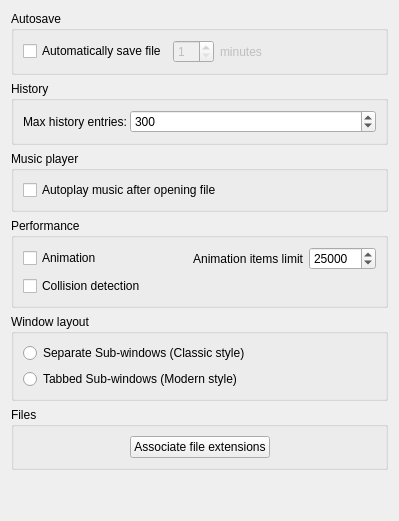
     <widget class="QWidget" name="tabMain">
      <attribute name="title">
       <string>Main</string>
      </attribute>
      <layout class="QVBoxLayout" name="verticalLayout_9">
       <item>
        <widget class="QGroupBox" name="autosaveBox">
         <property name="title">
          <string>Autosave</string>
         </property>
         <layout class="QHBoxLayout" name="horizontalLayout_3">
          <item>
           <widget class="QCheckBox" name="autoSaveEnable">
            <property name="text">
             <string>Automatically save file</string>
            </property>
           </widget>
          </item>
          <item>
           <widget class="QSpinBox" name="autoSaveInterval">
            <property name="enabled">
             <bool>false</bool>
            </property>
            <property name="minimum">
             <number>1</number>
            </property>
            <property name="maximum">
             <number>30</number>
            </property>
           </widget>
          </item>
          <item>
           <widget class="QLabel" name="minutesLabel">
            <property name="enabled">
             <bool>false</bool>
            </property>
            <property name="text">
             <string comment="Autosave interval units">minutes</string>
            </property>
           </widget>
          </item>
          <item>
           <spacer name="horizontalSpacer_4">
            <property name="orientation">
             <enum>Qt::Horizontal</enum>
            </property>
            <property name="sizeHint" stdset="0">
             <size>
              <width>40</width>
              <height>20</height>
             </size>
            </property>
           </spacer>
          </item>
         </layout>
        </widget>
       </item>
       <item>
        <widget class="QGroupBox" name="groupBox_9">
         <property name="title">
          <string>History</string>
         </property>
         <layout class="QHBoxLayout" name="horizontalLayout" stretch="1,99">
          <property name="spacing">
           <number>3</number>
          </property>
          <item>
           <widget class="QLabel" name="label_4">
            <property name="text">
             <string>Max history entries:</string>
            </property>
           </widget>
          </item>
          <item>
           <widget class="QSpinBox" name="historyLimit">
            <property name="toolTip">
             <string>Maximum number of remembered history actions.</string>
            </property>
            <property name="minimum">
             <number>100</number>
            </property>
            <property name="maximum">
             <number>3000</number>
            </property>
            <property name="value">
             <number>300</number>
            </property>
           </widget>
          </item>
         </layout>
        </widget>
       </item>
       <item>
        <widget class="QGroupBox" name="groupBox">
         <property name="font">
          <font>
           <bold>false</bold>
          </font>
         </property>
         <property name="title">
          <string>Music player</string>
         </property>
         <layout class="QVBoxLayout" name="verticalLayout">
          <property name="sizeConstraint">
           <enum>QLayout::SetMinimumSize</enum>
          </property>
          <item>
           <widget class="QCheckBox" name="autoPlayMusic">
            <property name="font">
             <font>
              <bold>false</bold>
             </font>
            </property>
            <property name="toolTip">
             <string comment="Pop-up hint text">Music will automatically play when you open a level file</string>
            </property>
            <property name="text">
             <string>Autoplay music after opening file</string>
            </property>
           </widget>
          </item>
         </layout>
        </widget>
       </item>
       <item>
        <widget class="QGroupBox" name="groupBox_2">
         <property name="font">
          <font>
           <bold>false</bold>
          </font>
         </property>
         <property name="title">
          <string>Performance</string>
         </property>
         <layout class="QGridLayout" name="gridLayout_4">
          <property name="sizeConstraint">
           <enum>QLayout::SetMinimumSize</enum>
          </property>
          <item row="0" column="4">
           <widget class="QSpinBox" name="itemsLisit">
            <property name="font">
             <font>
              <bold>false</bold>
             </font>
            </property>
            <property name="toolTip">
             <string comment="Pop-up hint text">Maximum number of elements which can be animated at any given time. If this limit is exceeded, animation will be paused until you raise the limit or remove excess elements.</string>
            </property>
            <property name="maximum">
             <number>999999999</number>
            </property>
            <property name="value">
             <number>25000</number>
            </property>
           </widget>
          </item>
          <item row="0" column="0">
           <widget class="QCheckBox" name="Animations">
            <property name="font">
             <font>
              <bold>false</bold>
             </font>
            </property>
            <property name="text">
             <string>Animation</string>
            </property>
           </widget>
          </item>
          <item row="1" column="0">
           <widget class="QCheckBox" name="Collisions">
            <property name="font">
             <font>
              <bold>false</bold>
             </font>
            </property>
            <property name="text">
             <string>Collision detection</string>
            </property>
           </widget>
          </item>
          <item row="0" column="1" rowspan="2">
           <spacer name="horizontalSpacer_5">
            <property name="orientation">
             <enum>Qt::Horizontal</enum>
            </property>
            <property name="sizeHint" stdset="0">
             <size>
              <width>40</width>
              <height>20</height>
             </size>
            </property>
           </spacer>
          </item>
          <item row="0" column="3">
           <widget class="QLabel" name="label_3">
            <property name="font">
             <font>
              <bold>false</bold>
             </font>
            </property>
            <property name="text">
             <string>Animation items limit</string>
            </property>
            <property name="alignment">
             <set>Qt::AlignRight|Qt::AlignTrailing|Qt::AlignVCenter</set>
            </property>
           </widget>
          </item>
         </layout>
        </widget>
       </item>
       <item>
        <widget class="QGroupBox" name="docView">
         <property name="font">
          <font>
           <bold>false</bold>
          </font>
         </property>
         <property name="title">
          <string>Window layout</string>
         </property>
         <layout class="QGridLayout" name="gridLayout_5">
          <property name="sizeConstraint">
           <enum>QLayout::SetMinimumSize</enum>
          </property>
          <item row="0" column="0">
           <widget class="QRadioButton" name="MView_SubWindows">
            <property name="font">
             <font>
              <bold>false</bold>
             </font>
            </property>
            <property name="text">
             <string>Separate Sub-windows (Classic style)</string>
            </property>
           </widget>
          </item>
          <item row="1" column="0">
           <widget class="QRadioButton" name="MView_Tabs">
            <property name="font">
             <font>
              <bold>false</bold>
             </font>
            </property>
            <property name="text">
             <string>Tabbed Sub-windows (Modern style)</string>
            </property>
           </widget>
          </item>
         </layout>
        </widget>
       </item>
       <item>
        <widget class="QGroupBox" name="groupBox_3">
         <property name="font">
          <font>
           <bold>false</bold>
          </font>
         </property>
         <property name="title">
          <string>Files</string>
         </property>
         <layout class="QGridLayout" name="gridLayout_6">
          <property name="sizeConstraint">
           <enum>QLayout::SetMinimumSize</enum>
          </property>
          <item row="0" column="1">
           <widget class="QPushButton" name="AssociateFiles">
            <property name="font">
             <font>
              <bold>false</bold>
             </font>
            </property>
            <property name="text">
             <string>Associate file extensions</string>
            </property>
           </widget>
          </item>
          <item row="0" column="0">
           <spacer name="horizontalSpacer">
            <property name="font">
             <font>
              <bold>false</bold>
             </font>
            </property>
            <property name="orientation">
             <enum>Qt::Horizontal</enum>
            </property>
            <property name="sizeHint" stdset="0">
             <size>
              <width>40</width>
              <height>20</height>
             </size>
            </property>
           </spacer>
          </item>
          <item row="0" column="2">
           <spacer name="horizontalSpacer_2">
            <property name="font">
             <font>
              <bold>false</bold>
             </font>
            </property>
            <property name="orientation">
             <enum>Qt::Horizontal</enum>
            </property>
            <property name="sizeHint" stdset="0">
             <size>
              <width>40</width>
              <height>20</height>
             </size>
            </property>
           </spacer>
          </item>
         </layout>
        </widget>
       </item>
       <item>
        <spacer name="verticalSpacer_2">
         <property name="font">
          <font>
           <bold>false</bold>
          </font>
         </property>
         <property name="orientation">
          <enum>Qt::Vertical</enum>
         </property>
         <property name="sizeHint" stdset="0">
          <size>
           <width>20</width>
           <height>40</height>
          </size>
         </property>
        </spacer>
       </item>
      </layout>
     </widget>
